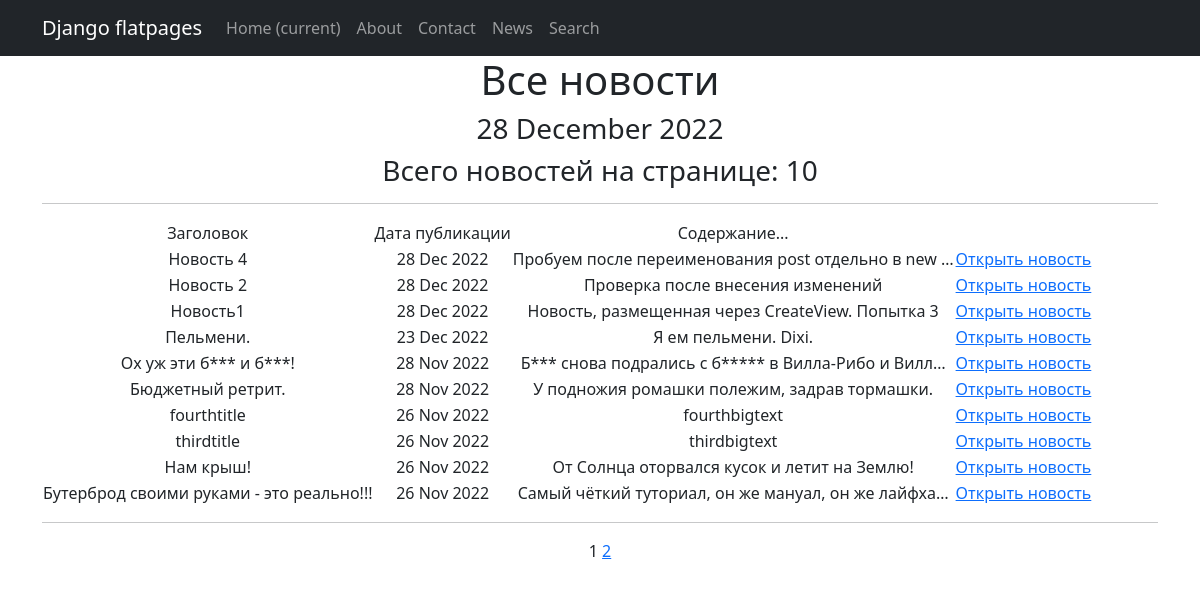
Page /news/ on the committed database.
### newsportal/models.py (models this page shows, shortened)
class Post(models.Model):
    author = models.ForeignKey(Author, on_delete=models.CASCADE)
    NEWS = 'NW'
    ARTICLE = 'AR'
    CATEGORY_CHOICES = (
        (NEWS, 'Новость'),
        (ARTICLE, 'Статья'),
    )
    categoryType = models.CharField(max_length=2, choices=CATEGORY_CHOICES, default=ARTICLE)
    dateCreation = models.DateTimeField(auto_now_add=True)
    postCategory = models.ManyToManyField(Category, through='postCategory')
    title = models.CharField(max_length=128)
    text = models.TextField()
    rating = models.SmallIntegerField(default=0)

### newsportal/views.py (the view)
# urls.py: path('', NewsList.as_view(), name='news_list'),
class NewsList(ListView):
    model = Post
    ordering = 'dateCreation'
    template_name = 'news.html'
    context_object_name = 'news'
    paginate_by = 10  # вот так мы можем указать количество записей на странице
    def get_queryset(self):
        queryset = super().get_queryset()
        self.filterset = PostFilter(self.request.GET, queryset)
        return self.filterset.qs

### newsportal/templatetags/custom_filters.py (called while the page is built)
@register.filter()
def censor(value):
    bad_words = ('бяка', 'бяки', 'бука', 'буки', 'буки!', 'буками')
    if not isinstance(value, str):
        raise TypeError(f"unresolved type '{type(value)}' expected  type 'str'")
    specialsimbols=('!', ',', '.', ':', ';')
    for word in value.split():
        if word[len(word)-1] in specialsimbols:
            word = word[:len(word)-1]
        if word.lower() in bad_words:
            value = value.replace(word, f"{word[0]}{'*' * (len(word) - 1)}")
    return value

### newsportal/templatetags/custom_tags.py (called while the page is built)
@register.simple_tag()
def current_time(format_string='%b %d %Y'):
   return datetime.utcnow().strftime(format_string)

### templates/flatpages/news.html (shortened to what this page needs)
{% extends 'flatpages/default.html' %}
{% load custom_filters %}
{% load custom_tags %}
{% block content %}
<h1>Все новости</h1>
<h3>{% current_time '%d %B %Y' %}</h3>
    {% if news %}
    <h3> Всего новостей на странице: {{ news|length }}</h3>
        <hr>
        <table>
            <tr>
                <td> Заголовок </td>
                <td> Дата публикации </td>
                <td> Содержание... </td>
            </tr>
            {% for new in news reversed %}
            <tr>
                <td>{{ new.title|censor }}</td>
                <td>{{ new.dateCreation|date:'d M Y' }}</td>
                <td>{{ new.text|censor|truncatechars:50 }}</td>
                <td><a href="{{new.id}}"> Открыть новость </a></td>
            </tr>
            {% endfor %}
        </table>
    {% else %}
        <h2>Новостей нет!</h2>
    {% endif %}
    <hr>
    {{ page_obj.number }}
    {% if page_obj.has_next %}
        <a href="?page={{ page_obj.next_page_number }}">{{ page_obj.next_page_number }}</a>
    {% endif %}
{% endblock content %}

### templates/flatpages/default.html (shortened to what this page needs)
<!DOCTYPE html>
<html lang="en">
    <head>
        {% load static %}
        <link href="{% static 'css/styles.css' %}" rel="stylesheet" />
    </head>
    <body>
        <nav class="navbar navbar-expand-lg navbar-dark bg-dark static-top">
            <div class="container">
                   <a class="navbar-brand" href="#">Django flatpages</a>
                   <div class="collapse navbar-collapse" id="navbarResponsive">
                       <ul class="navbar-nav ml-auto">
                           <li class="nav-item active">
                               <a class="nav-link" href="#">Home
                                   <span class="sr-only">(current)</span>
                               </a>
                           </li>
                           <li class="nav-item">
                               <a class="nav-link" href="/about/">About</a>
                           </li>
                           <li class="nav-item">
                               <a class="nav-link" href="/contacts/">Contact</a>
                           </li>
                           <li class="nav-item">
                               <a class="nav-link" href="/news/">News</a>
                           </li>
                           <li class="nav-item">
                               <a class="nav-link" href="/news/search/">Search</a>
                           </li>
                       </ul>
                   </div>
            </div>
        </nav>
        <div class="container">
            <div class="row">
                <div class="col-lg-12 text-center">
                    {% block content %}{% endblock content %}
                </div>
            </div>
        </div>
    </body>
</html>

### rows in the picture
Post: title|censor "Новость 4", dateCreation "28 Dec 2022", text|censor "Пробуем после переименования post отдельно в new …"
Post: title|censor "Новость 2", dateCreation "28 Dec 2022", text|censor "Проверка после внесения изменений"
Post: title|censor "Новость1", dateCreation "28 Dec 2022", text|censor "Новость, размещенная через CreateView. Попытка 3"
Post: title|censor "Пельмени.", dateCreation "23 Dec 2022", text|censor "Я ем пельмени. Dixi."
Post: title|censor "Ох уж эти б*** и б***!", dateCreation "28 Nov 2022", text|censor "Б*** снова подрались с б***** в Вилла-Рибо и Вилл…"
Post: title|censor "Бюджетный ретрит.", dateCreation "28 Nov 2022", text|censor "У подножия ромашки полежим, задрав тормашки."
Post: title|censor "fourthtitle", dateCreation "26 Nov 2022", text|censor "fourthbigtext"
Post: title|censor "thirdtitle", dateCreation "26 Nov 2022", text|censor "thirdbigtext"
Post: title|censor "Нам крыш!", dateCreation "26 Nov 2022", text|censor "От Солнца оторвался кусок и летит на Землю!"
Post: title|censor "Бутерброд своими руками - это реально!!!", dateCreation "26 Nov 2022", text|censor "Самый чёткий туториал, он же мануал, он же лайфха…"

### other values in the picture
{{ news|length }} "10"
{{ page_obj.number }} "1"
{{ page_obj.next_page_number }} "2"
